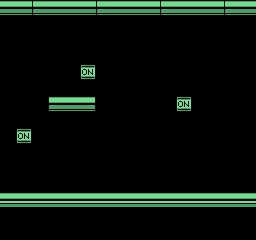

Below is a game level as drawn by its tile map, then a one-line description and the .tmx file that defines it, in full:
An orthogonal 16x15 tile map with 16x16 px tiles, 1 tile layer (ShoeBox Tile Grab).

<map version="1.2" tiledversion="1.2.4" orientation="orthogonal" renderorder="right-down" width="16" height="15" tilewidth="16" tileheight="16" infinite="0" nextlayerid="2" nextobjectid="1">
 <tileset firstgid="1" name="map_boss-charleston-dark_bank.png" tilewidth="16" tileheight="16" tilecount="11" columns="11">
  <image source="6. TileMapBossCharlestonDark.png" width="176" height="16" />
 </tileset>
 <layer id="1" name="ShoeBox Tile Grab" width="16" height="15">
  <data encoding="csv">
1,1,2,1,1,1,2,1,1,1,2,1,1,1,2,1,
3,3,3,3,3,3,3,3,3,3,3,3,3,3,3,3,
3,3,3,3,3,3,3,3,3,3,3,3,3,3,3,3,
3,3,3,3,3,3,3,3,3,3,3,3,3,3,3,3,
3,3,3,3,3,4,3,3,3,3,3,3,3,3,3,3,
3,3,3,3,3,3,3,3,3,3,3,3,3,3,3,3,
3,3,3,2,1,5,3,3,3,3,3,4,3,3,3,3,
3,3,3,3,3,3,3,3,3,3,3,3,3,3,3,3,
3,4,3,3,3,3,3,3,3,3,3,3,3,3,3,3,
3,3,3,3,3,3,3,3,3,3,3,3,3,3,3,3,
3,3,3,3,3,3,3,3,3,3,3,3,3,3,3,3,
3,3,3,3,3,3,3,3,3,3,3,3,3,3,3,3,
6,6,6,6,6,6,6,6,6,6,6,6,6,6,6,6,
3,3,3,3,3,3,3,3,3,3,3,3,3,3,3,3,
3,3,3,3,3,3,3,3,3,3,3,3,3,3,3,3
</data>
 </layer>
</map>